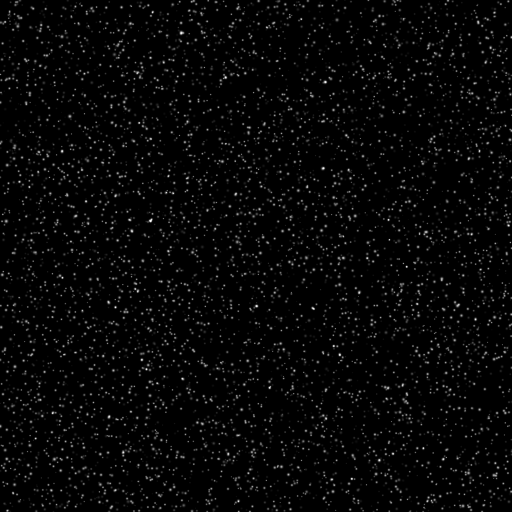
#> input picture images_openpiv/B005_1.tif, 512 x 512 px
$ python basics.py
#> lines starting #> are read from the running program, lines starting #| are printed output that depends on the picture; long printed decimals are rounded
import matplotlib.pyplot as plt
import numpy as np
from skimage.io import imread

#load images
a=imread('images_openpiv/B005_1.tif')
#> a is the input picture: shape (512, 512); min 0, max 248, mean 6.7
b=imread('images_openpiv/B005_2.tif')
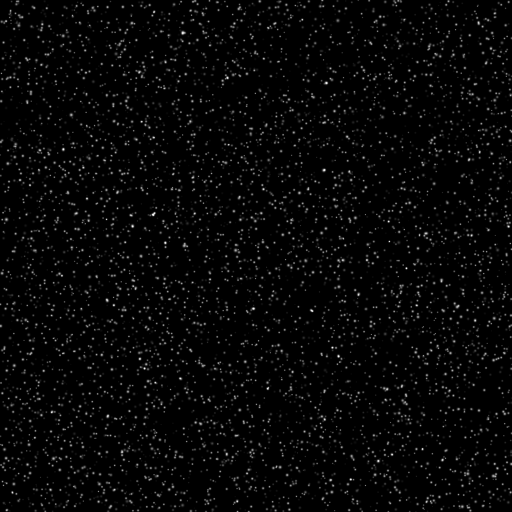
#> input picture images_openpiv/B005_2.tif, 512 x 512 px
#> b is the input picture: shape (512, 512); min 0, max 248, mean 6.7

#fig,axs=plt.subplots(1,2,figsize=(12,10))
#axs[0].imshow(a,cmap=plt.cm.gray)
#axs[1].imshow(b,cmap=plt.cm.gray)
#fig.suptitle('Raw images')


#we take interrogation window of 32x32 pixels

win_size=32
a_win=a[:win_size,:win_size].copy()
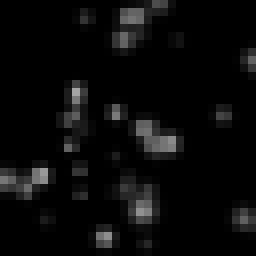
#> a_win: shape (32, 32) (shown 8 times larger); min 0, max 165, mean 10
b_win=b[:win_size,:win_size].copy()
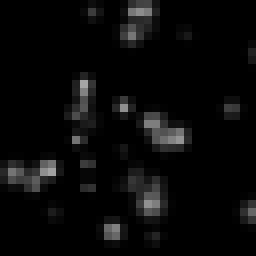
#> b_win: shape (32, 32) (shown 8 times larger); min 0, max 165, mean 9.5

'''fig,axs=plt.subplots(1,2,figsize=(8,8))
axs[0].imshow(a_win,cmap=plt.cm.gray)
axs[1].imshow(b_win,cmap=plt.cm.gray)
fig.suptitle('Interrogation windows')'''


#we can use the cross correlation algorithms but we can also
#do it manually by shifting the first image over the second one

'''fig =plt.imshow(b_win - a_win,cmap=plt.cm.gray)
plt.title('Without shift')
plt.show()'''

#on utilise la fonction roll de numpy pour decalage circulaire

'''plt.imshow(b_win - np.roll(a_win, (1,0), axis=(0,1)),cmap=plt.cm.gray)
plt.title('Shift down by 1 pixel')
plt.show()'''

#we are going to find the best shift algorithmically

def match_template(img, template, maxroll=8):
#> called with maxroll = 8
    best_dist=np.inf
    best_shift=(-1,-1)
    for y in range(maxroll):
        for x in range(maxroll):
            #calculate Euclidean distance, on fait la différence avec la distance euclidienne
            dist=np.sqrt(np.sum((img -np.roll(template,(y,x), axis=(0,1)))))
            if dist<best_dist:
                best_dist = dist
                best_shift = (y, x)
#> after the loop, best_dist = 217; best_shift = (0, 1)
    return (best_dist, best_shift)

# indeed, when we find the correct shift, we got zero distance. it's not so in real images:
best_dist, best_shift = match_template(b_win, a_win)
#> best_dist = 217; best_shift = (0, 1)
print(f"{best_dist=}")
#| best_dist=216.954
print(f"{best_shift=}")
#| best_shift=(0, 1)

#on va dessiner les vecteurs de vélocité

#u=delta(x pixels)/delta(t) v=etc..

#compliqué car maintenant on a besoin de faire le même calcul
#chaque portion de 32*32 afin de couvrir toute l'image
#on va donc faire un procédé de cross_correlation:

from scipy.signal import correlate

cross_corr = correlate(b_win - b_win.mean(), a_win - a_win.mean(), method="fft")
# Note that it's approximately twice as large than the original windows, as we
# can shift a_win by a maximum of it's size - 1 horizontally and vertically
# while still maintaining some overlap between the two windows.
print("Size of the correlation map: %d x %d" % cross_corr.shape)
#| Size of the correlation map: 63 x 63

# let's see what the cross-correlation looks like
from mpl_toolkits.mplot3d import Axes3D

fig = plt.figure()
ax = fig.add_subplot(projection="3d")
Y, X = np.meshgrid(np.arange(cross_corr.shape[0]), np.arange(cross_corr.shape[1]))

ax.plot_surface(Y, X, cross_corr, cmap='jet', linewidth=0.2)  # type: ignore
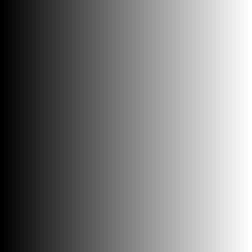
#> Y: shape (63, 63) int64 (shown 4 times larger); min 0, max 62, mean 31; drawn with min black and max white
plt.title("B005 : Correlation map — peak is the most probable shift, for one interrogation window")
fig.savefig("C:/Users/JL284743/Documents/github/resultats/openPiv1/basics/correlation_map_B005.png")
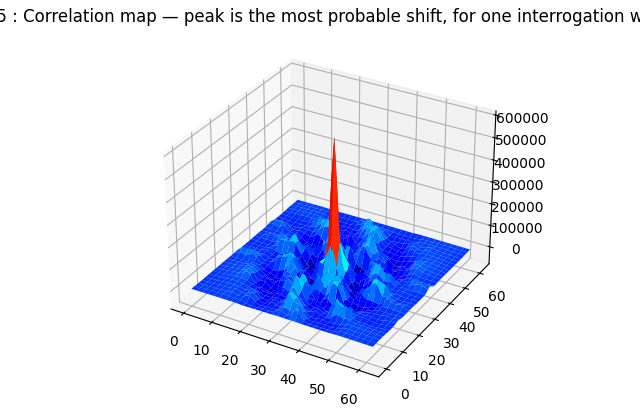
#> figure drawn by matplotlib, 1 panel
plt.show()

# let's see the same correlation map, from above
#plt.imshow(cross_corr, cmap=plt.cm.gray)

y, x = np.unravel_index(cross_corr.argmax(), cross_corr.shape)
#> y = 30; x = 32
print(f"{y=}, {x=}")
#| y=30, x=32

#plt.plot(x, y, "ro")
#plt.show()

dy, dx = y - 31, x - 31
#> dy = -1; dx = 1
print(f"{dy=}, {dx=}")
#| dy=-1, dx=1

#pour toutes les petites fenêtres nous allons répéter l'analyse
#on prend des fenêtres de 32*32 et on fait le travail en boucle
def vel_field(curr_frame, next_frame, win_size):
#> called with win_size = 32
    ys = np.arange(0, curr_frame.shape[0], win_size)
    xs = np.arange(0, curr_frame.shape[1], win_size)
    dys = np.zeros((len(ys), len(xs)))
    dxs = np.zeros((len(ys), len(xs)))
    for iy, y in enumerate(ys):
        for ix, x in enumerate(xs):
            int_win = curr_frame[y : y + win_size, x : x + win_size]
            search_win = next_frame[y : y + win_size, x : x + win_size]
            cross_corr = correlate(
                search_win - search_win.mean(), int_win - int_win.mean(), method="fft"
            )
            dys[iy, ix], dxs[iy, ix] = (
                np.unravel_index(np.argmax(cross_corr), cross_corr.shape)
                - np.array([win_size, win_size])
                + 1
            )
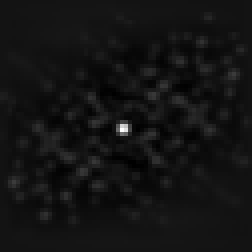
#> cross_corr: shape (63, 63) float64 (shown 4 times larger); min -24090.6, max 289917.5, mean 0; drawn with min black and max white
    # draw velocity vectors from the center of each window
    ys = ys + win_size / 2
    xs = xs + win_size / 2
    return xs, ys, dxs, dys

xs, ys, dxs, dys = vel_field(a, b, 32)
#> xs = [16, 48, 80, 112, 144, 176, 208, 240, 272, 304, 336, 368, 400, 432, 464, 496]; ys has the same summary as xs
norm_drs = np.sqrt(dxs ** 2 + dys ** 2)

fig, ax = plt.subplots(figsize=(6, 6))
# we need these flips on y since quiver uses a bottom-left origin, while our
# arrays use a top-right origin
ax.quiver(
    xs,
    ys[::-1],
    dxs,
    -dys,
    norm_drs,
    cmap="plasma",
    angles="xy",
    scale_units="xy",
    scale=0.25,
)
ax.set_aspect("equal")
plt.title('Champ des vitesses : B005')
fig.savefig("C:/Users/JL284743/Documents/github/resultats/openPiv1/basics/velocity_field_B005.png")
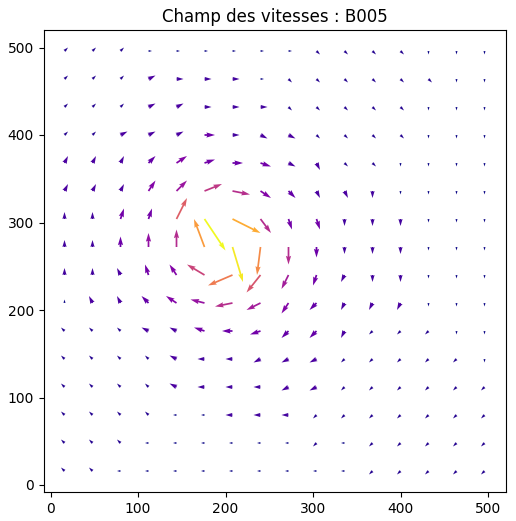
#> figure drawn by matplotlib, 1 panel
plt.show()
